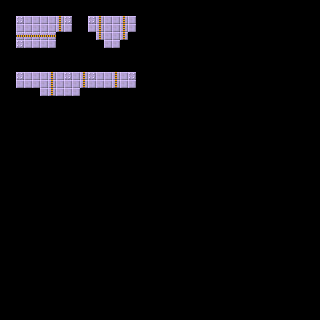

Rendered tile map (Tiled .tmx) drawn with the repository's tilesets; below, a short description and the full map source, tile grids included:
An orthogonal 40x40 tile map with 8x8 px tiles, 1 tile layer (tiles) and 7 objects (3x polygon, 3x enemy, player).

<map version="1.0" tiledversion="1.0.2" orientation="orthogonal" renderorder="right-down" width="40" height="40" tilewidth="8" tileheight="8" nextobjectid="11">
 <tileset firstgid="1" name="tilesheet" tilewidth="8" tileheight="8" spacing="2" margin="1" tilecount="36" columns="6">
  <image source="../img/tilesheet.png" trans="ff00ff" width="60" height="60" />
 </tileset>
 <layer name="tiles" width="40" height="40">
  <data encoding="csv">
0,0,0,0,0,0,0,0,0,0,0,0,0,0,0,0,0,0,0,0,0,0,0,0,0,0,0,0,0,0,0,0,0,0,0,0,0,0,0,0,
0,0,0,0,0,0,0,0,0,0,0,0,0,0,0,0,0,0,0,0,0,0,0,0,0,0,0,0,0,0,0,0,0,0,0,0,0,0,0,0,
0,0,7,9,9,9,9,10,7,0,0,7,10,9,9,10,9,0,0,0,0,0,0,0,0,0,0,0,0,0,0,0,0,0,0,0,0,0,0,0,
0,0,9,9,9,9,9,10,9,0,0,9,10,9,9,10,9,0,0,0,0,0,0,0,0,0,0,0,0,0,0,0,0,0,0,0,0,0,0,0,
0,0,8,8,8,8,8,0,0,0,0,0,10,9,9,10,0,0,0,0,0,0,0,0,0,0,0,0,0,0,0,0,0,0,0,0,0,0,0,0,
0,0,7,9,9,9,9,0,0,0,0,0,0,9,9,0,0,0,0,0,0,0,0,0,0,0,0,0,0,0,0,0,0,0,0,0,0,0,0,0,
0,0,0,0,0,0,0,0,0,0,0,0,0,0,0,0,0,0,0,0,0,0,0,0,0,0,0,0,0,0,0,0,0,0,0,0,0,0,0,0,
0,0,0,0,0,0,0,0,0,0,0,0,0,0,0,0,0,0,0,0,0,0,0,0,0,0,0,0,0,0,0,0,0,0,0,0,0,0,0,0,
0,0,0,0,0,0,0,0,0,0,0,0,0,0,0,0,0,0,0,0,0,0,0,0,0,0,0,0,0,0,0,0,0,0,0,0,0,0,0,0,
0,0,7,9,9,9,10,9,7,9,10,7,9,9,10,9,7,0,0,0,0,0,0,0,0,0,0,0,0,0,0,0,0,0,0,0,0,0,0,0,
0,0,9,9,9,9,10,9,9,9,10,9,9,9,10,9,9,0,0,0,0,0,0,0,0,0,0,0,0,0,0,0,0,0,0,0,0,0,0,0,
0,0,0,0,0,9,10,9,9,9,0,0,0,0,0,0,0,0,0,0,0,0,0,0,0,0,0,0,0,0,0,0,0,0,0,0,0,0,0,0,
0,0,0,0,0,0,0,0,0,0,0,0,0,0,0,0,0,0,0,0,0,0,0,0,0,0,0,0,0,0,0,0,0,0,0,0,0,0,0,0,
0,0,0,0,0,0,0,0,0,0,0,0,0,0,0,0,0,0,0,0,0,0,0,0,0,0,0,0,0,0,0,0,0,0,0,0,0,0,0,0,
0,0,0,0,0,0,0,0,0,0,0,0,0,0,0,0,0,0,0,0,0,0,0,0,0,0,0,0,0,0,0,0,0,0,0,0,0,0,0,0,
0,0,0,0,0,0,0,0,0,0,0,0,0,0,0,0,0,0,0,0,0,0,0,0,0,0,0,0,0,0,0,0,0,0,0,0,0,0,0,0,
0,0,0,0,0,0,0,0,0,0,0,0,0,0,0,0,0,0,0,0,0,0,0,0,0,0,0,0,0,0,0,0,0,0,0,0,0,0,0,0,
0,0,0,0,0,0,0,0,0,0,0,0,0,0,0,0,0,0,0,0,0,0,0,0,0,0,0,0,0,0,0,0,0,0,0,0,0,0,0,0,
0,0,0,0,0,0,0,0,0,0,0,0,0,0,0,0,0,0,0,0,0,0,0,0,0,0,0,0,0,0,0,0,0,0,0,0,0,0,0,0,
0,0,0,0,0,0,0,0,0,0,0,0,0,0,0,0,0,0,0,0,0,0,0,0,0,0,0,0,0,0,0,0,0,0,0,0,0,0,0,0,
0,0,0,0,0,0,0,0,0,0,0,0,0,0,0,0,0,0,0,0,0,0,0,0,0,0,0,0,0,0,0,0,0,0,0,0,0,0,0,0,
0,0,0,0,0,0,0,0,0,0,0,0,0,0,0,0,0,0,0,0,0,0,0,0,0,0,0,0,0,0,0,0,0,0,0,0,0,0,0,0,
0,0,0,0,0,0,0,0,0,0,0,0,0,0,0,0,0,0,0,0,0,0,0,0,0,0,0,0,0,0,0,0,0,0,0,0,0,0,0,0,
0,0,0,0,0,0,0,0,0,0,0,0,0,0,0,0,0,0,0,0,0,0,0,0,0,0,0,0,0,0,0,0,0,0,0,0,0,0,0,0,
0,0,0,0,0,0,0,0,0,0,0,0,0,0,0,0,0,0,0,0,0,0,0,0,0,0,0,0,0,0,0,0,0,0,0,0,0,0,0,0,
0,0,0,0,0,0,0,0,0,0,0,0,0,0,0,0,0,0,0,0,0,0,0,0,0,0,0,0,0,0,0,0,0,0,0,0,0,0,0,0,
0,0,0,0,0,0,0,0,0,0,0,0,0,0,0,0,0,0,0,0,0,0,0,0,0,0,0,0,0,0,0,0,0,0,0,0,0,0,0,0,
0,0,0,0,0,0,0,0,0,0,0,0,0,0,0,0,0,0,0,0,0,0,0,0,0,0,0,0,0,0,0,0,0,0,0,0,0,0,0,0,
0,0,0,0,0,0,0,0,0,0,0,0,0,0,0,0,0,0,0,0,0,0,0,0,0,0,0,0,0,0,0,0,0,0,0,0,0,0,0,0,
0,0,0,0,0,0,0,0,0,0,0,0,0,0,0,0,0,0,0,0,0,0,0,0,0,0,0,0,0,0,0,0,0,0,0,0,0,0,0,0,
0,0,0,0,0,0,0,0,0,0,0,0,0,0,0,0,0,0,0,0,0,0,0,0,0,0,0,0,0,0,0,0,0,0,0,0,0,0,0,0,
0,0,0,0,0,0,0,0,0,0,0,0,0,0,0,0,0,0,0,0,0,0,0,0,0,0,0,0,0,0,0,0,0,0,0,0,0,0,0,0,
0,0,0,0,0,0,0,0,0,0,0,0,0,0,0,0,0,0,0,0,0,0,0,0,0,0,0,0,0,0,0,0,0,0,0,0,0,0,0,0,
0,0,0,0,0,0,0,0,0,0,0,0,0,0,0,0,0,0,0,0,0,0,0,0,0,0,0,0,0,0,0,0,0,0,0,0,0,0,0,0,
0,0,0,0,0,0,0,0,0,0,0,0,0,0,0,0,0,0,0,0,0,0,0,0,0,0,0,0,0,0,0,0,0,0,0,0,0,0,0,0,
0,0,0,0,0,0,0,0,0,0,0,0,0,0,0,0,0,0,0,0,0,0,0,0,0,0,0,0,0,0,0,0,0,0,0,0,0,0,0,0,
0,0,0,0,0,0,0,0,0,0,0,0,0,0,0,0,0,0,0,0,0,0,0,0,0,0,0,0,0,0,0,0,0,0,0,0,0,0,0,0,
0,0,0,0,0,0,0,0,0,0,0,0,0,0,0,0,0,0,0,0,0,0,0,0,0,0,0,0,0,0,0,0,0,0,0,0,0,0,0,0,
0,0,0,0,0,0,0,0,0,0,0,0,0,0,0,0,0,0,0,0,0,0,0,0,0,0,0,0,0,0,0,0,0,0,0,0,0,0,0,0,
0,0,0,0,0,0,0,0,0,0,0,0,0,0,0,0,0,0,0,0,0,0,0,0,0,0,0,0,0,0,0,0,0,0,0,0,0,0,0,0
</data>
 </layer>
 <objectgroup name="objects">
  <object id="1" type="polygon" x="16" y="16">
   <polygon points="0,0 56,0 56,16 40,16 40,32 0,32" />
  </object>
  <object id="3" type="enemy" x="32" y="24" width="8" height="8" />
  <object id="4" type="player" x="72" y="48" width="8" height="8" />
  <object id="6" type="polygon" x="88" y="16">
   <polygon points="0,0 48,0 48,16 40,16 40,24 32,24 32,32 16,32 16,24 8,24 8,16 0,16" />
  </object>
  <object id="7" type="enemy" x="120" y="24" width="8" height="8" />
  <object id="9" type="polygon" x="16" y="72">
   <polygon points="0,0 120,0 120,16 64,16 64,24 24,24 24,16 0,16" />
  </object>
  <object id="10" type="enemy" x="64" y="80" width="8" height="8" />
 </objectgroup>
</map>